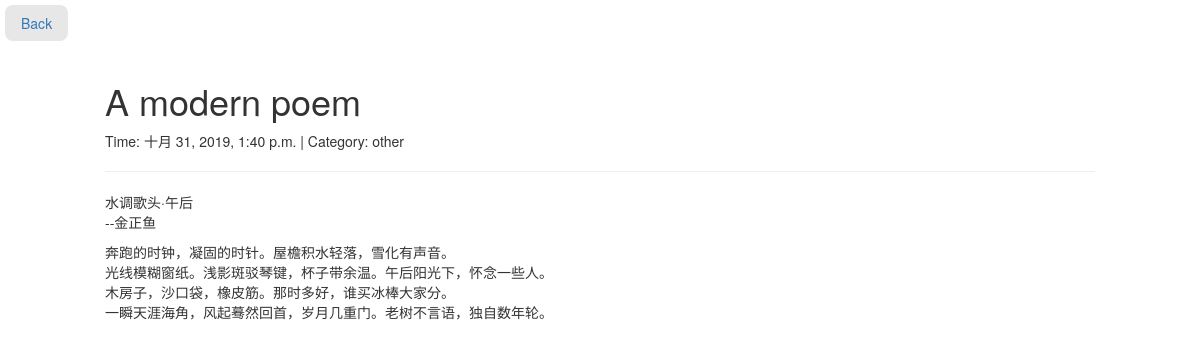
/blog/article/5/, run on the app's committed database.
### blog/models.py (models this page shows, shortened)
class Article(models.Model):
    title = models.CharField(max_length=200)
    category = models.CharField(max_length=100, default='programming')
    body = MDTextField()
    pub_date = models.DateTimeField('date published', default=timezone.now)
    def was_published_recently(self):
        now = timezone.now()
        return now - datetime.timedelta(days=1) <= self.pub_date <= now
    was_published_recently.admin_order_field = 'pub_date'
    was_published_recently.boolean = True
    was_published_recently.short_description = 'Published recently?'

### blog/views.py (the view)
# urls.py: path('article/<int:id>/', views.blog_list, name='blog_list'),
def blog_list(request, id):
    context = get_object_or_404(Article, pk=int(id))
    context.body = markdown.markdown(context.body.replace("\r\n", '  \n'),
                                     extensions=[
                                         "markdown.extensions.extra",
                                         "markdown.extensions.codehilite",
                                         "markdown.extensions.toc",
                                     ])
    return render(request, 'blog/blog_list.html', {'context': context})

### blog/templates/blog/blog_list.html (shortened to what this page needs)
<!DOCTYPE html>
<html lang="en">
<head>
    <link rel="stylesheet" href="/static/css/blog.css">
    <link rel="stylesheet" href="https://cdn.bootcss.com/bootstrap/3.3.7/css/bootstrap.min.css">
</head>
<body>
<button><a href="{% url 'blog:index' %}">Back</a></button>
<div class="article-box">
    <div class="article">
        <h1>{{ context.title }}</h1>
        <p>Time: {{ context.pub_date }} | Category: {{ context.category }}</p>
        <hr>
        <div>{{ context.body | safe }}</div>
    </div>
</div>
</body>
</html>

### blog/static/css/blog.css (style rules this page uses)
a { text-decoration: none; color: black; }
button { background-color: #e7e7e7; color: black; border: none; color: white; padding: 8px 16px; text-align: center; text-decoration: none; display: inline-block; font-size: 16px; border-radius: 8px; }
body { color: #444; line-height: 1; padding: 5px; margin: 0; }
hr { padding: 0; margin: 0; }
.article-box { position: relative; display: -webkit-box; display: -ms-flexbox; display: flex; -webkit-box-orient: vertical; -webkit-box-direction: normal; -ms-flex-direction: column; flex-direction: column; word-wrap: break-word; background-color: #fff; background-clip: border-box; border-radius: 0; padding: 20px 100px 0 100px; }
.article { text-align: left; }

### data on the page
Article: title "A modern poem", pub_date "十月 31, 2019, 1:40 p.m.", category "other", body "水调歌头·午后 --金正鱼 奔跑的时钟，凝固的时针。屋檐积水轻落，雪化有声音。 光线模糊窗纸。浅影斑驳琴键，杯子带余温。午后阳光下，怀念一些人。 木房子，沙口袋，橡皮筋。那时多好，谁买冰棒大家分。 一瞬天涯海角，风起蓦然回首，岁月几重门。老树不言语，独自数年轮。"
